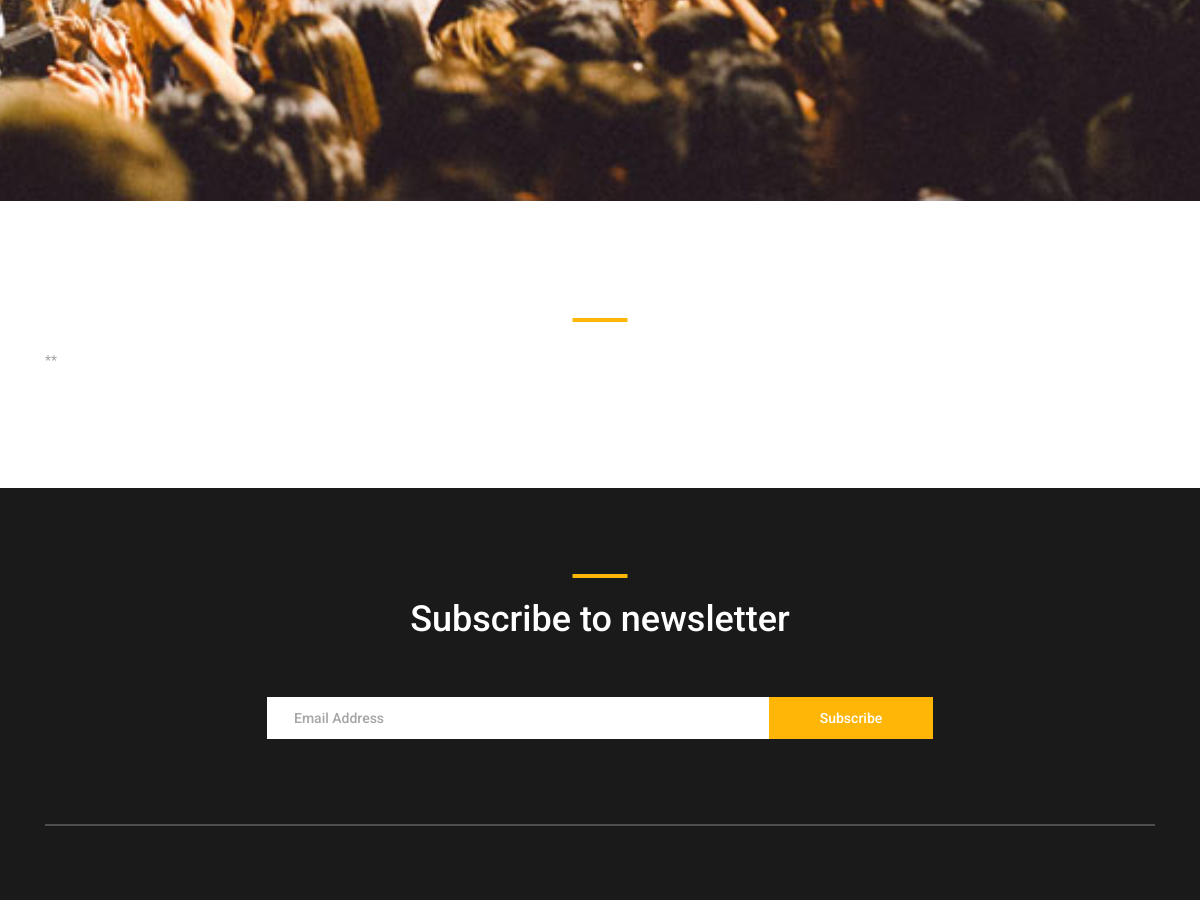
The app's page /referans/ (middle part), older data.
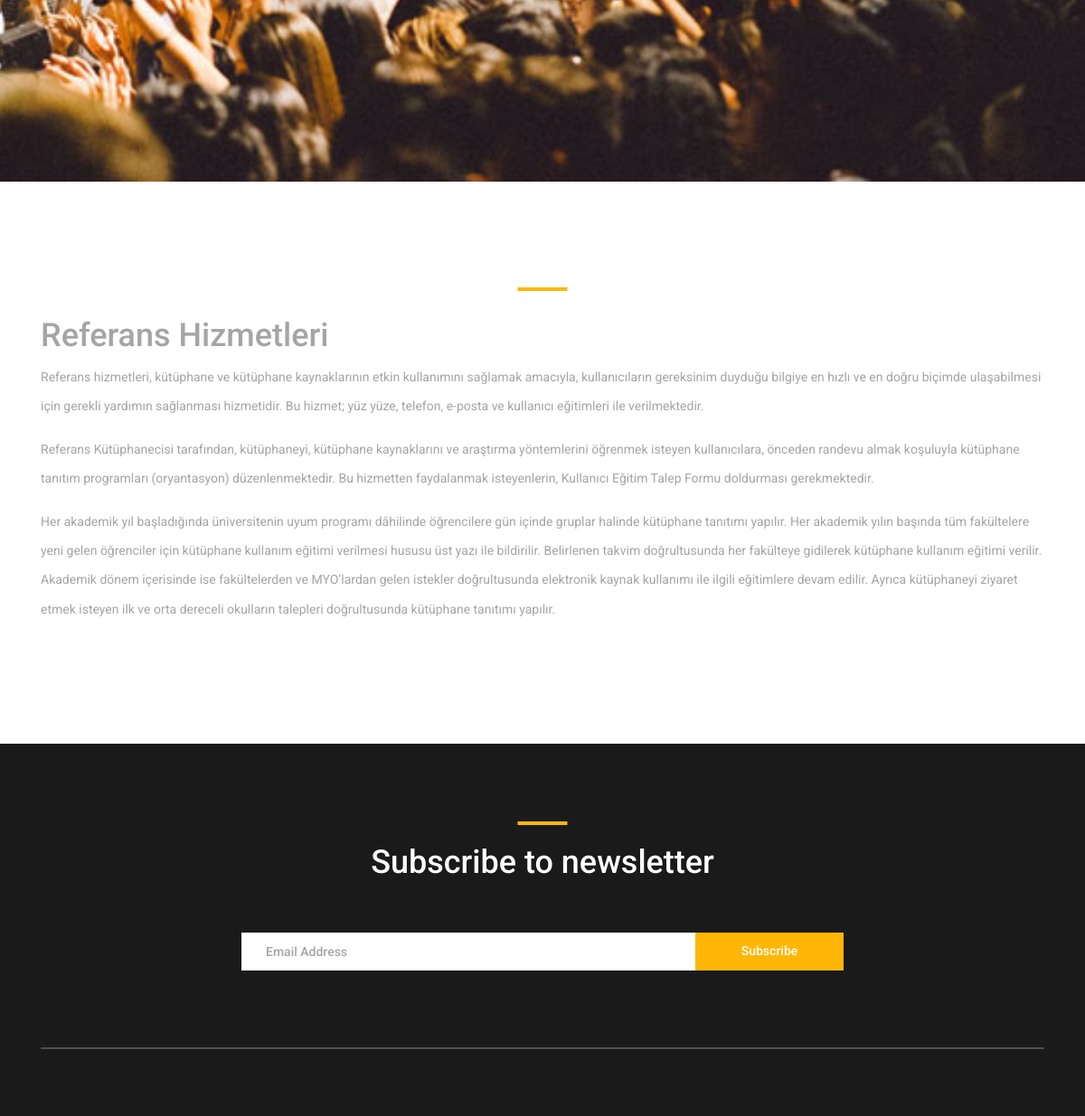
The same page, newer data.
### home/models.py (models this page shows, shortened)
class Setting(models.Model):
    STATUS = (
        ('True', 'Evet'), ('False', 'Hayır'),
    )
    title = models.CharField(max_length=100)
    keywords = models.CharField(max_length=255)
    description = models.CharField(max_length=255)
    company = models.CharField(max_length=50)
    adress = models.CharField(blank=True, max_length=255)
    phone = models.CharField(blank=True, max_length=255)
    fax = models.CharField(blank=True, max_length=255)
    email = models.CharField(blank=True, max_length=255)
    stmpserver = models.CharField(max_length=25)
    stmpemail = models.CharField(max_length=25)
    stmppassword = models.CharField(max_length=25)
    stmpport = models.CharField(blank=True, max_length=10)
    icon = models.ImageField(blank=True, upload_to='images/')
    facebook = models.CharField(blank=True, max_length=50)
    twitter = models.CharField(blank=True, max_length=50)
    instagram = models.CharField(blank=True, max_length=50)
    aboutus = RichTextUploadingField(blank=True, )
    contact = RichTextUploadingField(blank=True, )
    references = RichTextUploadingField(blank=True, )
    status = models.CharField(max_length=10, choices=STATUS)
    created_at = models.DateTimeField(auto_now_add=True)
    updated_at = models.DateTimeField(auto_now=True)

### home/views.py (the view)
# urls.py: path('referans/', views.referans, name='referans'),
def referans(request):
    setting =Setting.objects.get(pk=1)
    context = {'setting': setting, 'page': 'referans'}
    return render(request,'referans.html',context)

### home/templates/referans.html (shortened to what this page needs)
 {% extends "homebase.html" %}
 {% block body %}
 {% load static %}
 <div class="hero_slider_container">
			<div class="hero_slider owl-carousel">
				<div class="hero_slide">
					<div class="hero_slide_background" style="background-image:url({% static 'images/event_1.jpg' %})"></div>
					<div class="hero_slide_container d-flex flex-column align-items-center justify-content-center">
					</div>
				</div>
            </div>
 </div>
	<div class="popular page_section">
		<div class="container">
			<div class="row">
				<div class="col">
					<div class="section_title text-center">
						<h1></h1>
					</div>
				</div>
			</div>
            <div>
                {{ setting.references |safe }}
            </div>
        </div>
    </div>
{% endblock %}

Row changes from the older to the newer data that the page shows:
changed Setting: references "**" → "Referans Hizmetleri Referans hizmetleri, kütüphane ve kütüphane kaynaklarının etkin kullanımını sağlamak amacıyla, kullanıcıların gereksinim duyduğu bilgiye en hızlı ve en doğru biçimde ulaşabilmesi için gerekli yardımın sağlanması hizmetidir. Bu hizmet; yüz yüze, telefon, e-posta ve kullanıcı eğitimleri ile verilmektedir. Referans Kütüphanecisi tarafından, kütüphaneyi, kütüphane kaynaklarını ve araştırma yöntemlerini öğrenmek isteyen kullanıcılara, önceden randevu almak koşuluyla kütüphane tanıtım programları (oryantasyon) düzenlenmektedir. Bu hizmetten faydalanmak isteyenlerin, Kullanıcı Eğitim Talep Formu doldurması gerekmektedir. Her akademik yıl başladığında üniversitenin uyum programı…"
